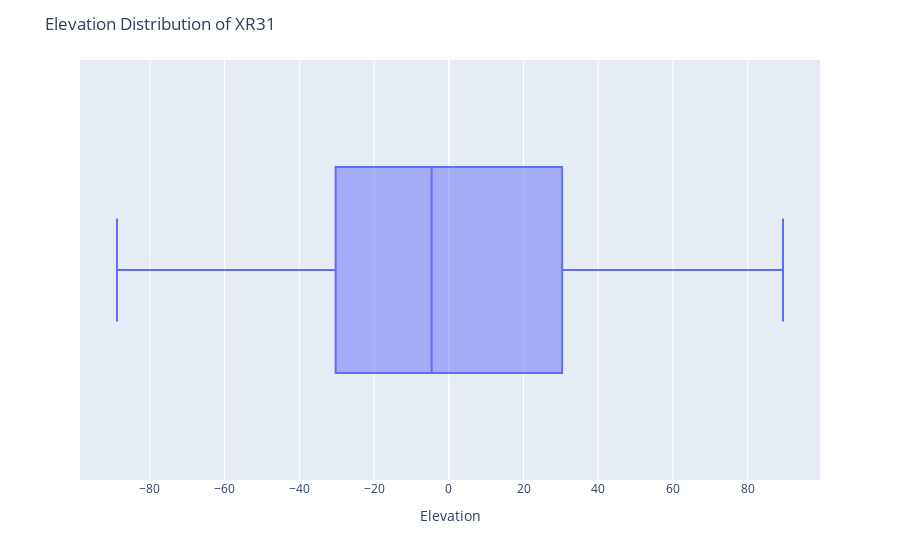

Notebook source saved alongside this figure:
### Markdown cell above
# XR31

### Code cell
fig2 = px.box(xr31_df, x="elev")

fig2.update_layout(
    title=dict(
        text="Elevation Distribution of XR31"
    ),
    xaxis=dict(
        title=dict(
            text="Elevation"
        )
    ))
fig2.show()

### Figure 1 — Plotly figure (JSON) as saved in the notebook; plotly's stock layout.template omitted (floating-point values rounded to 4 significant figures; data arrays with more than 128 entries replaced by an {"elided": "..."} marker saying what was removed)
{"data": [{"alignmentgroup": "True", "hovertemplate": "elev=%{x}<extra></extra>", "legendgroup": "", "marker": {"color": "#636efa"}, "name": "", "notched": false, "offsetgroup": "", "orientation": "h", "showlegend": false, "type": "box", "x": {"elided": "4246 float values"}, "x0": " ", "xaxis": "x", "y0": " ", "yaxis": "y"}], "layout": {"autosize": true, "boxmode": "group", "legend": {"tracegroupgap": 0}, "margin": {"t": 60}, "title": {"text": "Elevation Distribution of XR31"}, "xaxis": {"anchor": "y", "autorange": true, "domain": [0, 1], "range": [-98.71, 99.36], "title": {"text": "Elevation"}, "type": "linear"}, "yaxis": {"anchor": "x", "autorange": true, "domain": [0, 1], "range": [-0.5, 0.5], "type": "category"}}}
